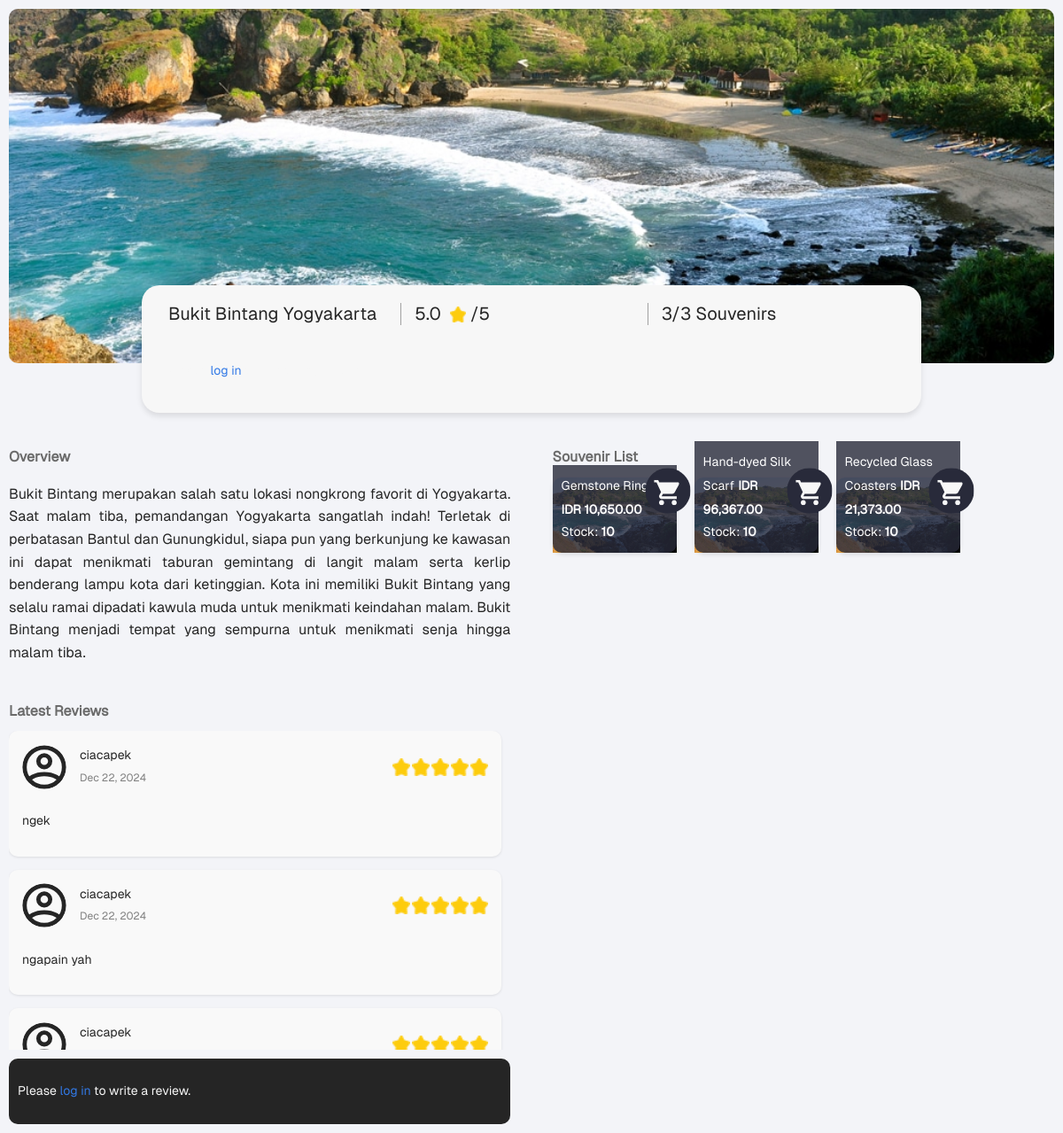
The page /places/1/ on the database its author committed.
### places/models.py (models this page shows, shortened)
class Place(models.Model):
    name = models.CharField(max_length=255)
    description = models.TextField()
    image = models.ImageField(upload_to='places/images/',blank=True, null=True)

class Comment(models.Model):
    PLACE_RATING_CHOICES = [(i, f"{i} Star{'s' if i > 1 else ''}") for i in range(1, 6)]
    place = models.ForeignKey(Place, on_delete=models.CASCADE, related_name='comments')
    user = models.ForeignKey(User, on_delete=models.CASCADE, related_name='comments')
    content = models.TextField()
    rating = models.PositiveIntegerField(choices=PLACE_RATING_CHOICES)
    created_at = models.DateTimeField(auto_now_add=True)
    class Meta:
        ordering = ['-created_at']

class Souvenir(models.Model):
    place = models.ForeignKey(Place, on_delete=models.CASCADE, related_name='souvenirs')
    name = models.CharField(max_length=255)
    price = models.DecimalField(max_digits=10, decimal_places=2)
    stock = models.PositiveIntegerField()
    image = models.ImageField(upload_to='souvenirs/images/',blank=True, null=True)

### places/views.py (the view)
# urls.py: path('', views.place_detail, {'place_id': 1}, name='home'),  # Replace '1' with a valid place_id
def place_detail(request, place_id):
    place = get_object_or_404(Place, pk=place_id)
    average_rating = Comment.objects.filter(place=place).aggregate(Avg('rating'))['rating__avg'] or 0
    souvenirs = Souvenir.objects.filter(place=place)
    total_souvenirs_count = souvenirs.count()
    available_souvenirs_count = souvenirs.filter(stock__gt=0).count()
    for souvenir in souvenirs:
        souvenir.formatted_price = format_price(souvenir.price)
    comments = Comment.objects.filter(place=place).order_by('-created_at')[:10]  # Limit to recent 10 reviews
    user_collections = Collection.objects.filter(user=request.user) if request.user.is_authenticated else []
    context = {
        'place': place,
        'average_rating': round(average_rating, 1),
        'souvenirs': souvenirs,
        'comments': comments,
        'user_collections': user_collections,  # Added to context
        'total_souvenirs_count': total_souvenirs_count,  # New context variable
        'available_souvenirs_count': available_souvenirs_count,  # New context variable
    }
    return render(request, 'places/place_detail.html', context)

### places/views.py (called while the page is built)
def format_price(price):
    return "{:,}".format(price)

### places/templates/places/place_detail.html (shortened to what this page needs)
{% load static %}
<!DOCTYPE html>
<html lang="en">
<head>
    <link rel="stylesheet" href="{% static 'places/css/styles_main.css' %}">
</head>
<body>
    <div class="container">
        <div class="banner">
            {% if place.image %}
                <img src="{{ place.image.url }}" alt="{{ place.name }}" class="banner-image">
            {% else %}
                <img src="{% static 'places/images/pantai-siung.jpg' %}" alt="{{ place.name }}" class="banner-image">
            {% endif %}
            <div class="banner-overlay">
                <div class="rounded-rectangle">
                    <div class="rectangle-section">
                        <div class="info-item">
                            <span class="section-text">{{ place.name }}</span>
                        </div>
                        <div class="info-item" id="average-rating-container">
                            <span class="section-text" id="average-rating">{{ average_rating }}</span>
                            <img src="{% static 'places/images/star.png' %}" alt="Star" class="rating-star">
                            <span class="section-text">/5</span>
                        </div>
                        <div class="info-item">
                            <span class="section-text" id="souvenir-count">{{ available_souvenirs_count }}/{{ total_souvenirs_count }} Souvenirs</span>
                        </div>
                    </div>
                    <div class="add-to-collection-section">
                        {% if user.is_authenticated %}
                            <button class="add-to-collection-btn" aria-label="Add {{ place.name }} to your collection">Add to Collection</button>
                        {% else %}
                            <div class="login-prompt">
                                <p>Please <a href="{% url 'login' %}?next={{ request.path }}">log in</a> to add to your collection.</p>
                            </div>
                        {% endif %}
                    </div>
                </div>
            </div>
        </div>
        <div class="content-sections">
            <div class="overview-section">
                <h2 class="section-title">Overview</h2>
                <p class="overview-content">{{ place.description }}</p>
                <div class="latest-review-section">
                    <h3 class="section-title">Latest Reviews</h3>
                    <div class="reviews-container" id="reviews-container">
                        {% for comment in comments %}
                            {% include 'places/comment_partial.html' %}
                        {% empty %}
                            <p>No reviews yet. Be the first to review!</p>
                        {% endfor %}
                    </div>
                    <div class="write-review-container">
                        {% if user.is_authenticated %}
                            <form id="write-review-form">
                                {% csrf_token %}
                                <textarea id="review-input" name="comment" placeholder="Write your review here..." aria-label="Write your review"></textarea>
                                <input type="hidden" name="rating" id="rating-value">
                                <div class="review-actions">
                                    <div class="star-rating">
                                        {% for i in "12345" %}
                                            <img src="{% static 'places/images/icon_empty_star.png' %}" class="star" data-value="{{ i }}" alt="Star {{ i }}">
                                        {% endfor %}
                                    </div>
                                    <button type="button" class="send-btn" id="submit-comment-btn" aria-label="Send Review">
                                        <img src="{% static 'places/images/icon_send.png' %}" alt="Send">
                                    </button>
                                </div>
                            </form>
                        {% else %}
                            <div class="login-prompt">
                                <p>Please <a href="{% url 'login' %}?next={{ request.path }}">log in</a> to write a review.</p>
                            </div>
                        {% endif %}
                    </div>
                </div>
            </div>
            <div class="souvenir-section">
                <h2 class="section-title">Souvenir List</h2>
                <div class="souvenir-list">
                    {% for souvenir in souvenirs %}
                        <div class="souvenir-item" data-souvenir-id="{{ souvenir.id }}">
                            {% if souvenir.image %}
                                <img src="{{ souvenir.image.url }}" alt="{{ souvenir.name }}" class="souvenir-image">
                            {% else %}
                                <img src="{% static 'places/images/pantai-siung.jpg' %}" alt="{{ souvenir.name }}" class="souvenir-image">
                            {% endif %}
                            <button class="buy-button" aria-label="Buy {{ souvenir.name }}"
                                {% if souvenir.stock == 0 %}disabled{% endif %}>
                                <img src="{% static 'places/images/buy.svg' %}" alt="Buy">
                            </button>
                            <div class="souvenir-description">
                                <span class="souvenir-name">{{ souvenir.name }}</span>
                                <span class="souvenir-price">IDR {{ souvenir.formatted_price }}</span>
                                <div class="souvenir-stock">Stock: <strong>{{ souvenir.stock }}</strong></div>
                            </div>
                        </div>
                    {% endfor %}
                </div>
            </div>
        </div>
    </div>
</body>
</html>

### places/templates/places/comment_partial.html
{% load static %}
<div class="review-item" data-comment-id="{{ comment.id }}">
    <div class="review-header">
        <img src="{% static 'places/images/profile_placeholder.svg' %}" alt="Profile" class="profile-pic">
        <div class="review-user-info">
            <span class="username">{{ comment.user.username }}</span>
            <span class="review-date">{{ comment.created_at|date:"M d, Y" }}</span>
        </div>
        <div class="review-stars">
            {% for i in "12345" %}
                {% if i|add:"0" <= comment.rating %}
                    <img src="{% static 'places/images/star.png' %}" class="star-icon" alt="Star">
                {% else %}
                    <img src="{% static 'places/images/icon_empty_star.png' %}" class="star-icon" alt="Empty Star">
                {% endif %}
            {% endfor %}
        </div>
    </div>
    {% if user.is_authenticated and comment.user == user %}
        <div class="review-content-container">
            <p class="review-content">{{ comment.content }}</p>
            <form class="edit-comment-form" style="display: none;">
                {% csrf_token %}
                <textarea name="content" class="edit-comment-textarea">{{ comment.content }}</textarea>
                <div class="edit-actions">
                    <div class="star-rating">
                        {% for i in "12345" %}
                            <img src="{% if i|add:"0" <= comment.rating %}{% static 'places/images/star.png' %}{% else %}{% static 'places/images/icon_empty_star.png' %}{% endif %}" class="edit-star" data-value="{{ i }}" alt="Star">
                        {% endfor %}
                        <input type="hidden" name="rating" class="edit-rating-value" value="{{ comment.rating }}">
                    </div>
                    <div class="edit-buttons">
                        <button type="button" class="send-edit-btn update-comment-btn" data-comment-id="{{ comment.id }}" aria-label="Send Edited Comment">
                            <img src="{% static 'places/images/sendedit.svg' %}" alt="Send">
                        </button>
                        <button type="button" class="cancel-edit-btn" data-comment-id="{{ comment.id }}" aria-label="Cancel Editing Comment">
                            <img src="{% static 'places/images/canceledit.svg' %}" alt="Cancel">
                        </button>
                    </div>
                </div>
            </form>
        </div>
        <div class="comment-actions">
            <button class="edit-btn" data-comment-id="{{ comment.id }}" aria-label="Edit Comment">
                <img src="{% static 'places/images/comment_edit.svg' %}" alt="Edit">
            </button>
            <button class="delete-btn" data-comment-id="{{ comment.id }}" aria-label="Delete Comment">
                <img src="{% static 'places/images/comment_delete.svg' %}" alt="Delete">
            </button>
        </div>
    {% else %}
        <p class="review-content">{{ comment.content }}</p>
    {% endif %}
</div>

### rows shown on the page
Place: name "Bukit Bintang Yogyakarta", description "Bukit Bintang merupakan salah satu lokasi nongkrong favorit di Yogyakarta. Saat malam tiba, pemandangan Yogyakarta sangatlah indah! Terletak di perbatasan Bantul dan Gunungkidul, siapa pun yang berkunjung ke kawasan ini dapat menikmati taburan gemintang di langit malam serta kerlip benderang lampu kota dari ketinggian. Kota ini memiliki Bukit Bintang yang selalu ramai dipadati kawula muda untuk menikmati keindahan malam. Bukit Bintang menjadi tempat yang sempurna untuk menikmati senja hingga malam tiba."
Comment: user.username "ciacapek", created_at "Dec 22, 2024", rating 5 (drawn), content "ngek"
Comment: user.username "ciacapek", created_at "Dec 22, 2024", rating 5 (drawn), content "ngapain yah"
Comment: user.username "ciacapek", rating 5 (drawn)
Souvenir: name "Gemstone Ring", formatted_price "10,650.00", stock "10"
Souvenir: name "Hand-dyed Silk Scarf", formatted_price "96,367.00", stock "10"
Souvenir: name "Recycled Glass Coasters", formatted_price "21,373.00", stock "10"

### other values the page prints
{{ average_rating }} "5.0"
{{ available_souvenirs_count }} "3"
{{ total_souvenirs_count }} "3"
